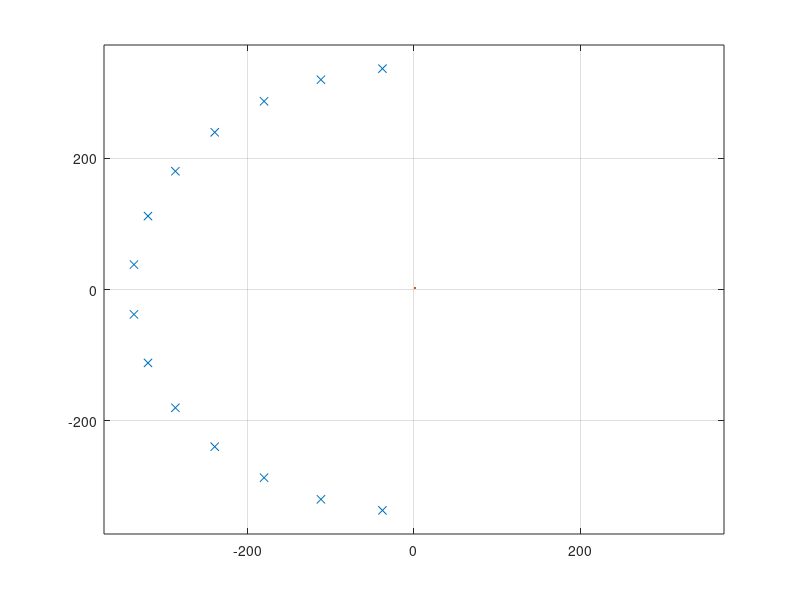

Write MATLAB code to recreate this figure. (Note: this script raises an error after producing the figure.)
%% 2

Fp = 50;
Fs = 80;

Omegap = 100*pi;
Omegas = 160*pi;
Ap = 0.5;
As = 45;

Omega = 2*pi*logspace(0, 3, 1024);

[N, Omegac] = buttord(Omegap, Omegas, Ap, As, 's')
[z, p, k] = butter(N, Omegac, 's')

abs(p)

[b, a] = zp2tf(z,p,k);
h = freqs(b,a,Omega);
h_mag = abs(h);
h_fase = angle(h);

figure
plot(real(p), imag(p), 'x', LineWidth=2)
lim = [-Omegac Omegac]*1.1; xlim(lim); ylim(lim); grid on
rectangle("Position",[-1 -1 2 2 ]*Omegac,'Curvature',[1 1],LineStyle='--')

figure
subplot(1,2,1)
semilogx(Omega/(2*pi), mag2db(h_mag), LineWidth=2); hold on
semilogx(Omegac/(2*pi),mag2db(0.707),'x', Linewidth=2)
xline([Fp Fs], '--', ["F_p=50Hz" "F_s=80Hz"],LabelVerticalAlignment="bottom")
yline([-Ap -As], '--', ["A_p=0.5 dB" "A_s=45 dB"])
yline([0], '--', ["0 dB"], LabelHorizontalAlignment='left')

subplot(1,2,2)
semilogx(Omega/(2*pi), unwrap(h_fase), LineWidth=2); hold on

%% 2 (e)

fs = 1000;
[bz, az] = impinvar(b, a, fs);
freqz(bz, az, 1024)

figure
impulse(tf(b, a)); hold on
[hn, t]= impz(bz, az, [], fs);
stem(t, hn)

%% 3
wp = 0.2*pi;
ws = 0.3*pi;


Td = 2;
Omegap = 0.325;
Ap = 1;
Omegas = 0.509;
As = 60;


[N, Omegac] = cheb1ord(Omegap, Omegas, Ap, As, 's')
%[b, a] = cheby1(N, Ap, Omegac, 's')
[z, p, k] = cheby1(N, Ap, Omegac, 's')

figure
plot(real(p), imag(p), 'x', LineWidth=2)
lim = [-Omegac Omegac]*1.1; xlim(lim); ylim(lim); grid on
rectangle("Position",[-1 -1 2 2 ]*Omegac,'Curvature',[1 1],LineStyle='--')


Omega = 2*pi*logspace(-2, 0, 1024);

h = freqs(b,a,Omega);
h_mag = abs(h);
h_fase = angle(h);

figure
plot(real(p), imag(p), 'x', LineWidth=2)
lim = [-Omegac Omegac]*1.1; xlim(lim); ylim(lim); grid on
rectangle("Position",[-1 -1 2 2 ]*Omegac,'Curvature',[1 1],LineStyle='--')

figure
subplot(1,2,1)
semilogx(Omega, mag2db(h_mag), LineWidth=2); hold on
semilogx(Omegac,mag2db(0.707),'x', Linewidth=2)
xline([Omegap Omegas], '--', ["\Omega_p=0.325" "\Omega_s=0.509"],LabelVerticalAlignment="bottom")
yline([-Ap -As], '--', ["A_p=1 dB" "A_s=60 dB"])
yline([0], '--', ["0 dB"], LabelHorizontalAlignment='left')

subplot(1,2,2)
semilogx(Omega, unwrap(h_fase), LineWidth=2); hold on

%%

[bz, az] = bilinear(b, a, 1/Td)
[hz, w]= freqz(bz, az, 1024);

figure
subplot(1,2,1)
plot(w, mag2db(abs(hz)), Linewidth=2)
xline([wp ws], '--', ["w_p=0.2\pi" "w_s=0.3\pi"],LabelVerticalAlignment="bottom")
yline([-Ap -As], '--', ["A_p=1 dB" "A_s=60 dB"])
yline([0], '--', ["0 dB"], LabelHorizontalAlignment='left')

subplot(1,2,2)
semilogx(w, unwrap(angle(hz)), LineWidth=2); hold on
